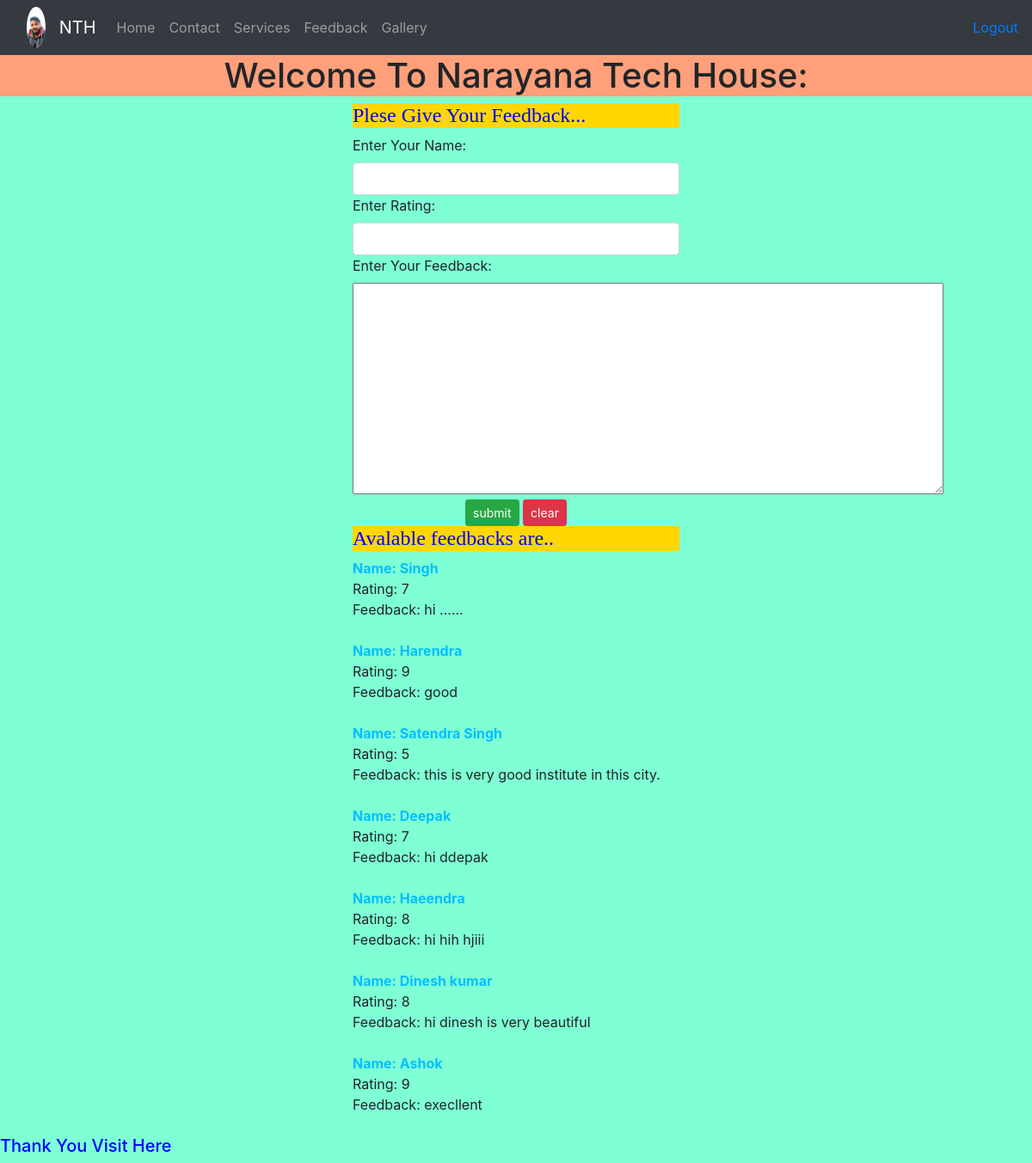
Screenshot of /feedback with the database file from the repository.
### instituteapp/models.py (models this page shows)
class FeedbackData(models.Model):
    name = models.CharField(max_length=20)
    rating = models.IntegerField()
    created_date = models.DateField(auto_now_add=True)
    updated_date = models.DateField(auto_now=True )
    feedback = models.CharField(max_length=100)

### instituteapp/views.py (the view)
# urls.py: path('feedback',views.feedback_view, name = 'feedback'),
def feedback_view(request):
    if request.method == "POST":
        name1 = request.POST.get('name')
        rating1 = request.POST.get('rating')
        feedback1 = request.POST.get('feedback')
        FeedbackData(
            name = name1,
            rating = rating1,
            feedback = feedback1
        ).save()
        feedbacks = FeedbackData.objects.all()
        return render(request, 'feedback.html', {'singh': feedbacks})
    else:
        feedbacks = FeedbackData.objects.all()
        return render(request, 'feedback.html', {'singh': feedbacks})

### templates/feedback.html (shortened to what this page needs)
{%  extends 'base.html' %}
{% block content %}
<div class="container_fluid">
    <div class="row">
        <div class=" offset-md-4 col-md-4">
            <h4> Plese Give Your Feedback...</h4>
            <form method="POST">
                <label> Enter Your Name:</label>
                <input type="text" class="form-control" name="name">
                <label> Enter Rating:</label>
                <input type="number" class="form-control" name="rating">
                <label> Enter Your Feedback:</label>
                <textarea name="feedback" cols="65" rows="10"></textarea>
                <center>
                <input type="submit" value="submit" class="btn btn-success btn-sm">
                <input type="reset" value="clear" class="btn btn-danger btn-sm">
                </center>
            </form>
              {% if singh %}
                <h4> Avalable feedbacks are..</h4>
                {% for i in singh %}
                 {% if i.rating >= 5 and i.rating <= 10 %}
                    <b>Name: {{ i.name|capfirst }}</b> <br>
                       Rating: {{ i.rating}}<br>
                       Feedback: {{ i.feedback }}<br><br>
                 {% endif %}
                {% endfor %}
              {% else %}
            <h3> no feedbacks are available</h3>
              {% endif %}
        </div>
    </div>
</div>
{% endblock %}

### templates/base.html (shortened to what this page needs)
<!DOCTYPE html>
<html lang="en">
<head>
    {% include 'cdnlines.html' %}
</head>
<body>
{% include 'navbar.html' %}
<center>
<h1 style="background-color:lightsalmon" font-femily="cursive"> Welcome To Narayana Tech House:</h1>
</center>
{% block content %}
{% endblock %}
<h5 style="color: blue"> Thank You Visit Here</h5>
</body>
</html>

### templates/cdnlines.html (shortened to what this page needs)
<!DOCTYPE html>
<html lang="en">
<head>
</head>
<body>
  <link rel="stylesheet" href="https://maxcdn.bootstrapcdn.com/bootstrap/4.5.2/css/bootstrap.min.css">
</body>
</html>

### templates/navbar.html (shortened to what this page needs)
{% load static %}
<!DOCTYPE html>
<html lang="en">
<head>
</head>
<body>
<nav class="navbar navbar-expand-lg navbar-dark bg-dark">
  <div class="container-fluid">
    <img src="{% static 'images/mypic.jpg'  %}" style="height: 2%; width: 2%; border-radius: 50%;"> &emsp;
    <a class="navbar-brand" href="{% url 'login' %}">NTH</a>
    <div class="collapse navbar-collapse" id="navbarNav">
      <ul class="navbar-nav">
        <li class="nav-item">
          <a class="nav-link" href="{%  url 'home' %}">Home</a>
        </li>
        <li class="nav-item">
          <a class="nav-link" href="{%  url 'contact' %}">Contact</a>
        </li>
        <li class="nav-item">
          <a class="nav-link" href="{%  url 'services' %}"> Services</a>
        </li>
        <li class="nav-item">
          <a class="nav-link " href="{% url 'feedback' %}">Feedback</a>
        </li>
        <li class="nav-item">
          <a class="nav-link " href="{% url 'gallery'%} ">Gallery</a>
        </li>
      </ul>
    </div>
  </div>
    <a href="{% url 'logout' %}"> Logout</a>
</nav>
</body>
</html>

### templates/feedback.html (style rules this page uses)
b { color: deepskyblue; }
body { background-color: aquamarine; }
h4 { color: blue; font-family: cursive; background-color: gold; }

### rows the page displays
FeedbackData: name "Singh", rating "7", feedback "hi ......"
FeedbackData: name "Harendra", rating "9", feedback "good"
FeedbackData: name "Satendra Singh", rating "5", feedback "this is very good institute in this city."
FeedbackData: name "Deepak", rating "7", feedback "hi ddepak"
FeedbackData: name "Haeendra", rating "8", feedback "hi hih hjiii"
FeedbackData: name "Dinesh kumar", rating "8", feedback "hi dinesh is very beautiful"
FeedbackData: name "Ashok", rating "9", feedback "execllent"
